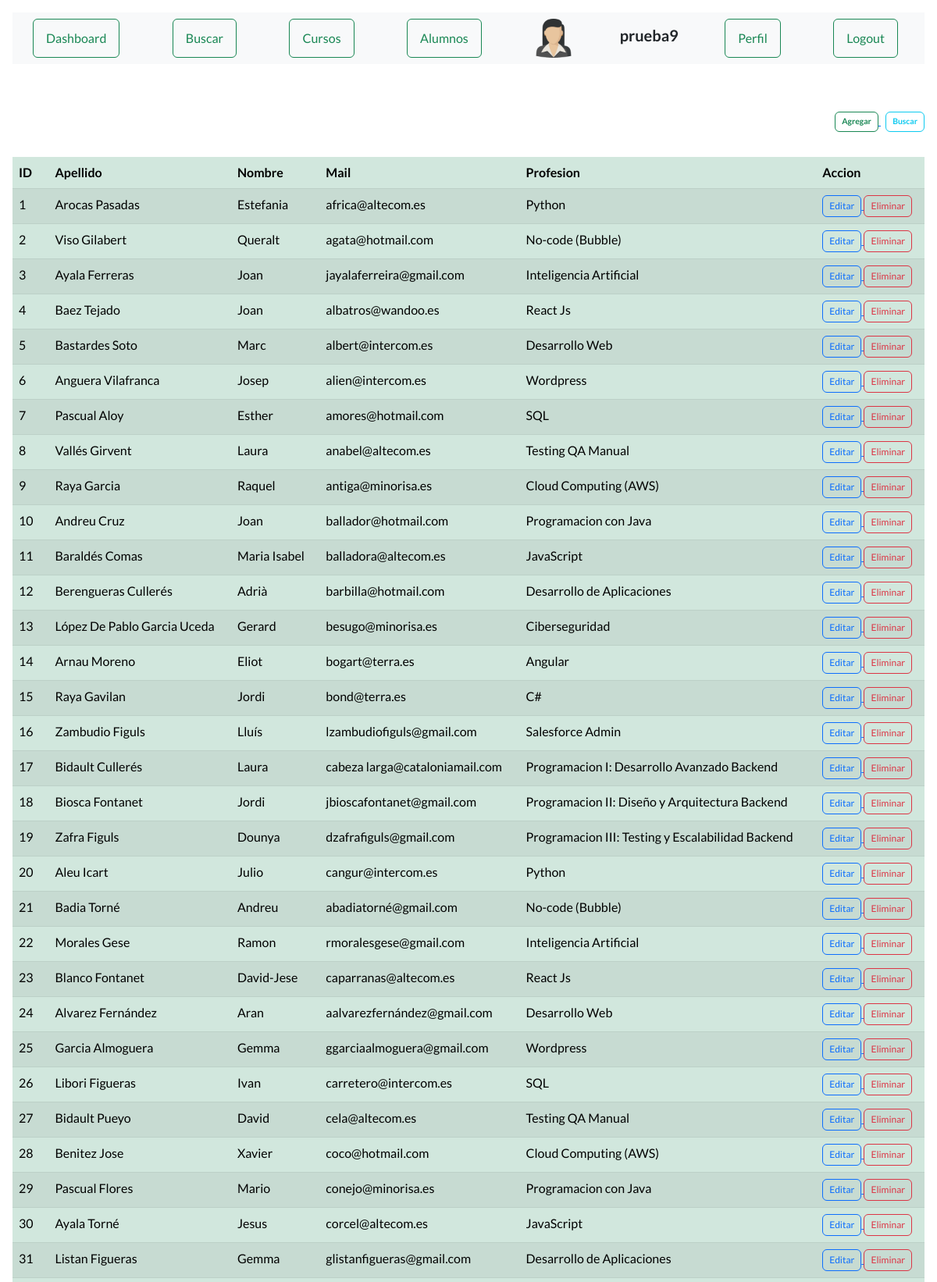
The page /ver_profesores (signed in, upper part) on the database its author committed.
### AppCoder/models.py (models this page shows, shortened)
class Profesor(models.Model):
    apellido = models.CharField(max_length=30)
    nombre = models.CharField(max_length=40)
    mail = models.EmailField()
    profesion = models.CharField(max_length=100)

### AppCoder/views.py (the view)
# urls.py: path("ver_profesores", views.ver_profesores, name="profesores"),
def ver_profesores(request):
    profesores = Profesor.objects.all()
    user = request.user.id
    if user is not None:
        profesor_seleccionado = True
        avatares = Avatar.objects.filter(user=request.user.id)
        return render(request, "profesores.html", {"url": avatares[0].imagen.url, "profesores": profesores,
                                                "profesor_seleccionado": profesor_seleccionado})
    return render(request, "profesores.html", {"profesores": profesores})

### AppCoder/templates/profesores.html (shortened to what this page needs)
{% extends "base.html" %}
{% block title %}<h1 class="text-center"> Profesores </h1>{% endblock %}
{% load static %}
{% block contenido %}
    <div class="d-grid gap-2 col-12 mx-auto justify-content-md-end">
        <div>
            <a href="{% url 'alta_profesor' %}">
                <button type="button"
                        class="fw-bold btn btn btn-outline-success"
                        style="--bs-btn-padding-y: .25rem; --bs-btn-padding-x: .5rem;
                        --bs-btn-font-size: .65rem;">
                    Agregar
                </button>
            </a>
            <a href="{% url 'bus_profesor' %}">
                <button type="button"
                        class="fw-bold btn btn btn-outline-info"
                        style="--bs-btn-padding-y: .25rem; --bs-btn-padding-x: .5rem;
                        --bs-btn-font-size: .65rem;">
                    Buscar
                </button>
            </a>
        </div>
    </div>
    {% if profesores %}
    <table class="table table-md table-success table-striped">
    <div class="table-responsive">
        <thead>
            <tr>
                <th>ID</th>
                <th>Apellido</th>
                <th>Nombre</th>
                <th>Mail</th>
                <th>Profesion</th>
                <th>Accion</th>
            </tr>
        </thead>
        <body>
            {% for n in profesores %}
            <tr>
                <td>{{n.id}}</td>
                <td>{{n.apellido}}</td>
                <td>{{n.nombre}}</td>
                <td>{{n.mail}}</td>
                <td>{{n.profesion}}</td>
                <td>
                    <div>
                        <a href="{% url 'editar_profesor' n.id %}">
                            <button type="button"
                                        class="btn btn-outline-primary"
                                        style="--bs-btn-padding-y: .25rem; --bs-btn-padding-x: .5rem;
                            --bs-btn-font-size: .75rem;">Editar
                                </button>
                        <a href="{% url 'eliminar_profesor' n.id %}">
                            <button type="button"
                                        class="btn btn-outline-danger btnEliminacion"
                                        style="--bs-btn-padding-y: .25rem; --bs-btn-padding-x: .5rem;
                            --bs-btn-font-size: .75rem;">Eliminar
                                </button>
                        </a>
                    </div>
                </td>
            </tr>
            {% endfor %}
        </body>
        </div>
    </table>
    {% else %}
        <center><h4 class="fs-4 text-warning bg-dark">No hay registros</h4></center>
    {% endif %}
{% endblock %}

### AppCoder/templates/base.html (shortened to what this page needs)
<!DOCTYPE html>
<html lang="en" class="bg-secondary-subtle">
    <head>
        {% load static %}
        <link href="https://cdn.jsdelivr.net/npm/bootstrap-icons@1.5.0/font/bootstrap-icons.css" rel="stylesheet" type="text/css" />
        <link href="{% static 'AppCoder/css/styles.css' %}" rel="stylesheet" />
    </head>
    <body class="p-3 m-0 border-0  bg-secondary-subtle">
        <nav class="navbar navbar-light bg-light static-top">
            <div class="container">
                {% if not request.user.is_authenticated %}
                    <a href="{% url 'login' %}">
                        <button class="btn btn-outline-success me-2" type="button">Login</button>
                    </a>
                    <a href="{% url 'registro' %}">
                        <button class="btn btn-outline-primary me-2" type="button">Registrar</button>
                    </a>
                {% else %}
                    {% if dashboard_seleccionado %}
                        <a href="{% url 'dashboard' %}">
                            <button class="btn btn-success me-2" type="button">Dashboard</button>
                        </a>
                    {% else %}
                        <a href="{% url 'dashboard' %}">
                            <button class="btn btn-outline-success me-2" type="button">Dashboard</button>
                        </a>
                    {% endif %}
                    {% if buscar_seleccionado %}
                        <a href="{% url 'home' %}">
                            <button class="btn btn-success me-2" type="button">Buscar</button>
                        </a>
                    {% else %}
                        <a href="{% url 'home' %}">
                            <button class="btn btn-outline-success me-2" type="button">Buscar</button>
                        </a>
                    {% endif %}
                    {% if curso_seleccionado %}
                        <a href="{% url 'cursos' %}">
                            <button class="btn btn-success me-2" type="button">Cursos</button>
                        </a>
                    {% else %}
                        <a href="{% url 'cursos' %}">
                            <button class="btn btn-outline-success me-2" type="button">Cursos</button>
                        </a>
                    {% endif %}
                    {% if alumno_seleccionado %}
                        <a href="{% url 'alumnos' %}">
                            <button class="btn btn-success me-2" type="button">Alumnos</button>
                        </a>
                    {% else %}
                        <a href="{% url 'alumnos' %}">
                            <button class="btn btn-outline-success me-2" type="button">Alumnos</button>
                        </a>
                    {% endif %}
                    <div>
                        <img src="{{ url }}" alt="" width="50px" height="50px">
                    </div>
                    <div>
                        <h5>{{request.user.username}}</h5>
                    </div>
                    {% if perfil_seleccionado %}
                        <a href="{% url 'EditarPerfil' %}">
                            <button class="btn btn-success me-2" type="button">Perfil</button>
                        </a>
                    {% else %}
                        <a href="{% url 'EditarPerfil' %}">
                            <button class="btn btn-outline-success me-2" type="button">Perfil</button>
                        </a>
                    {% endif %}
                    <a href="{% url 'LogOut' %}">
                        <button class="btn btn-outline-success me-2" type="button">Logout</button>
                    </a>
                {% endif %}
            </div>
        </nav>
        <header class="">
            <div class="container position-relative">
                <div class="row justify-content-center">
                    <div class="col-xl-6">
                        <div class="text-center text-white">
                            {% block title %}<h1 class="mb-5">Inicio</h1>{% endblock %}
                        </div>
                    </div>
                </div>
            </div>
        </header>
        <div class="container-xxxl py-1">
            {% block contenido %}
            {% endblock %}
        </div>
    </body>
</html>

### rows shown on the page
Profesor: id "1", apellido "Arocas Pasadas", nombre "Estefania", mail "africa@altecom.es", profesion "Python"
Profesor: id "2", apellido "Viso Gilabert", nombre "Queralt", mail "agata@hotmail.com", profesion "No-code (Bubble)"
Profesor: id "3", apellido "Ayala Ferreras", nombre "Joan", mail "jayalaferreira@gmail.com", profesion "Inteligencia Artificial"
Profesor: id "4", apellido "Baez Tejado", nombre "Joan", mail "albatros@wandoo.es", profesion "React Js"
Profesor: id "5", apellido "Bastardes Soto", nombre "Marc", mail "albert@intercom.es", profesion "Desarrollo Web"
Profesor: id "6", apellido "Anguera Vilafranca", nombre "Josep", mail "alien@intercom.es", profesion "Wordpress"
Profesor: id "7", apellido "Pascual Aloy", nombre "Esther", mail "amores@hotmail.com", profesion "SQL"
Profesor: id "8", apellido "Vallés Girvent", nombre "Laura", mail "anabel@altecom.es", profesion "Testing QA Manual"
Profesor: id "9", apellido "Raya Garcia", nombre "Raquel", mail "antiga@minorisa.es", profesion "Cloud Computing (AWS)"
Profesor: id "10", apellido "Andreu Cruz", nombre "Joan", mail "ballador@hotmail.com", profesion "Programacion con Java"
Profesor: id "11", apellido "Baraldés Comas", nombre "Maria Isabel", mail "balladora@altecom.es", profesion "JavaScript"
Profesor: id "12", apellido "Berengueras Cullerés", nombre "Adrià", mail "barbilla@hotmail.com", profesion "Desarrollo de Aplicaciones"
Profesor: id "13", apellido "López De Pablo Garcia Uceda", nombre "Gerard", mail "besugo@minorisa.es", profesion "Ciberseguridad"
Profesor: id "14", apellido "Arnau Moreno", nombre "Eliot", mail "bogart@terra.es", profesion "Angular"
Profesor: id "15", apellido "Raya Gavilan", nombre "Jordi", mail "bond@terra.es", profesion "C#"
Profesor: id "16", apellido "Zambudio Figuls", nombre "Lluís", mail "lzambudiofiguls@gmail.com", profesion "Salesforce Admin"
Profesor: id "17", apellido "Bidault Cullerés", nombre "Laura", mail "cabeza larga@cataloniamail.com", profesion "Programacion I: Desarrollo Avanzado Backend"
Profesor: id "18", apellido "Biosca Fontanet", nombre "Jordi", mail "jbioscafontanet@gmail.com", profesion "Programacion II: Diseño y Arquitectura Backend"
Profesor: id "19", apellido "Zafra Figuls", nombre "Dounya", mail "dzafrafiguls@gmail.com", profesion "Programacion III: Testing y Escalabilidad Backend"
Profesor: id "20", apellido "Aleu Icart", nombre "Julio", mail "cangur@intercom.es", profesion "Python"
Profesor: id "21", apellido "Badia Torné", nombre "Andreu", mail "abadiatorné@gmail.com", profesion "No-code (Bubble)"
Profesor: id "22", apellido "Morales Gese", nombre "Ramon", mail "rmoralesgese@gmail.com", profesion "Inteligencia Artificial"
Profesor: id "23", apellido "Blanco Fontanet", nombre "David-Jese", mail "caparranas@altecom.es", profesion "React Js"
Profesor: id "24", apellido "Alvarez Fernández", nombre "Aran", mail "aalvarezfernández@gmail.com", profesion "Desarrollo Web"
Profesor: id "25", apellido "Garcia Almoguera", nombre "Gemma", mail "ggarciaalmoguera@gmail.com", profesion "Wordpress"
Profesor: id "26", apellido "Libori Figueras", nombre "Ivan", mail "carretero@intercom.es", profesion "SQL"
Profesor: id "27", apellido "Bidault Pueyo", nombre "David", mail "cela@altecom.es", profesion "Testing QA Manual"
Profesor: id "28", apellido "Benitez Jose", nombre "Xavier", mail "coco@hotmail.com", profesion "Cloud Computing (AWS)"
Profesor: id "29", apellido "Pascual Flores", nombre "Mario", mail "conejo@minorisa.es", profesion "Programacion con Java"
Profesor: id "30", apellido "Ayala Torné", nombre "Jesus", mail "corcel@altecom.es", profesion "JavaScript"
Profesor: id "31", apellido "Listan Figueras", nombre "Gemma", mail "glistanfigueras@gmail.com", profesion "Desarrollo de Aplicaciones"

### other values the page prints
{{ request.user.username }} "prueba9"
